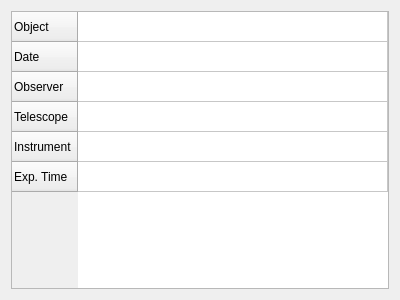
<?xml version="1.0" encoding="UTF-8"?>
<ui version="4.0">
 <class>MetadataTableWidget</class>
 <widget class="QWidget" name="MetadataTableWidget">
  <property name="geometry">
   <rect>
    <x>0</x>
    <y>0</y>
    <width>400</width>
    <height>300</height>
   </rect>
  </property>
  <property name="windowTitle">
   <string>Form</string>
  </property>
  <layout class="QVBoxLayout" name="verticalLayout">
   <item>
    <widget class="QTableWidget" name="tableWidget">
     <property name="rowCount">
      <number>6</number>
     </property>
     <property name="columnCount">
      <number>1</number>
     </property>
     <attribute name="horizontalHeaderVisible">
      <bool>false</bool>
     </attribute>
     <attribute name="horizontalHeaderStretchLastSection">
      <bool>true</bool>
     </attribute>
     <row>
      <property name="text">
       <string>Object</string>
      </property>
     </row>
     <row>
      <property name="text">
       <string>Date</string>
      </property>
     </row>
     <row>
      <property name="text">
       <string>Observer</string>
      </property>
     </row>
     <row>
      <property name="text">
       <string>Telescope</string>
      </property>
     </row>
     <row>
      <property name="text">
       <string>Instrument</string>
      </property>
     </row>
     <row>
      <property name="text">
       <string>Exp. Time</string>
      </property>
     </row>
     <column/>
    </widget>
   </item>
  </layout>
 </widget>
 <resources/>
 <connections/>
</ui>
